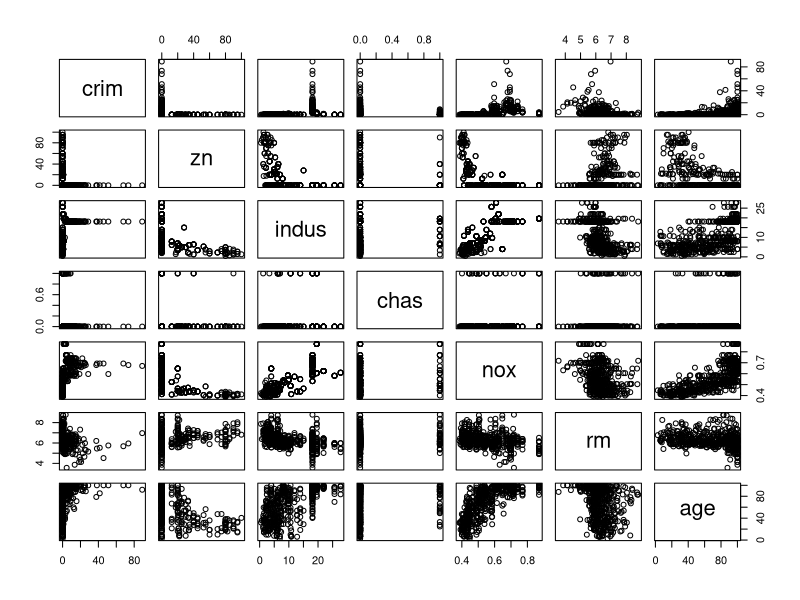
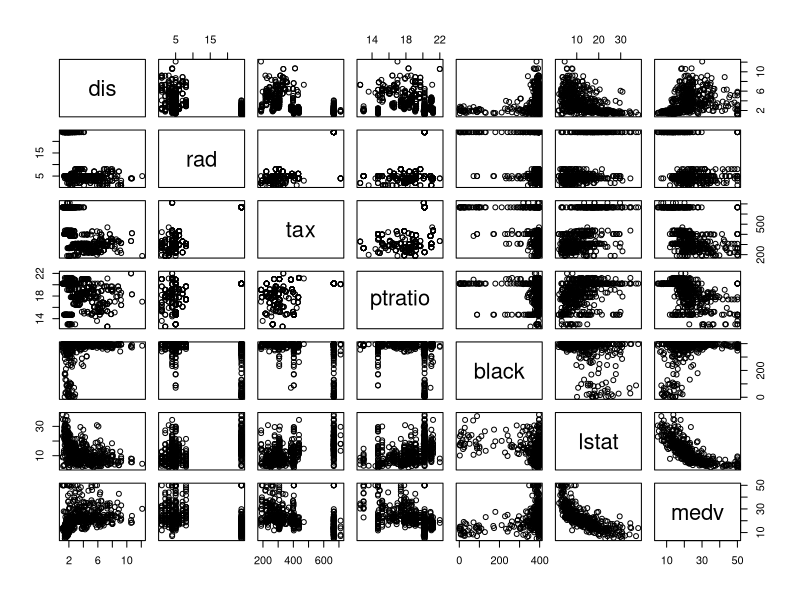
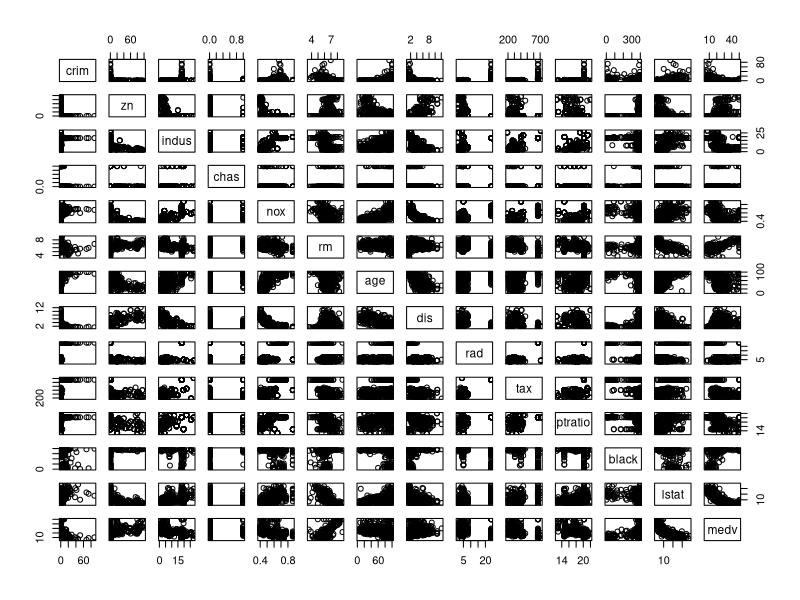
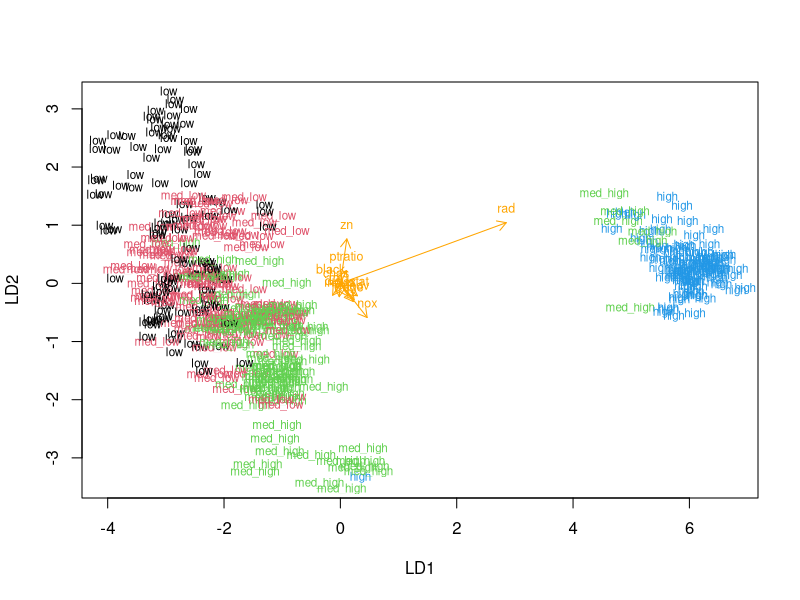
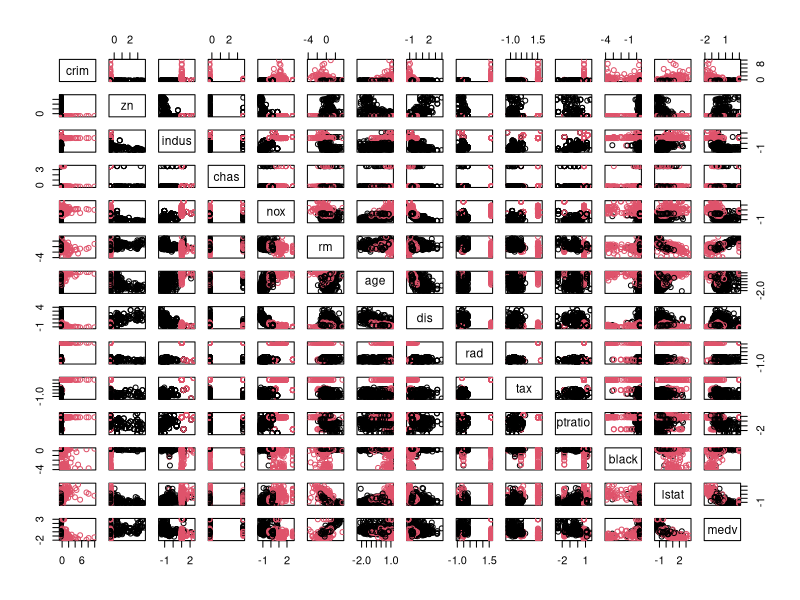

Write R code to recreate these figures, in order.
## ---- chunk 1
library(MASS)
library(dplyr)
library(ggplot2)
## ---- chunk 2
data("Boston")
## ---- chunk 3
str(Boston)
## ---- chunk 4
dim(Boston) #Here we have 506 rows and 14 columns.
## ---- chunk 5
summary(Boston) 
pairs(Boston[1:7]) #Showing the first half of the data for readability
## ---- chunk 6
summary(Boston) 
pairs(Boston[8:14]) #Showing the second half of the data for readability
## ---- chunk 7
summary(Boston) 
pairs(Boston) #Showing all the data
## ---- chunk 8
boston_scaled <- scale(Boston)
summary(boston_scaled) 
## ---- chunk 9
boston_scaled <- as.data.frame(boston_scaled)

# create a quantile vector of crim and print it
bins <- quantile(boston_scaled$crim)
bins

# create a categorical variable 'crime'
crime <- cut(boston_scaled$crim, breaks = bins, include.lowest = TRUE, labels = c("low", "med_low", "med_high", "high"))

# look at the table of the new factor crime
table(crime)
## ---- chunk 10
# remove original crim from the dataset
boston_scaled <- dplyr::select(boston_scaled, -crim)

# add the new categorical value to scaled data
boston_scaled <- data.frame(boston_scaled, crime)

## ---- chunk 11
# Randomly choose 80% of the scaled Boston rows
ind <- sample(nrow(boston_scaled),  size = nrow(boston_scaled) * 0.8)

# Create a training set
train <- boston_scaled[ind,]

# Create a test set
test <- boston_scaled[-ind,]

## ---- chunk 12
# linear discriminant analysis
lda.analysis <- lda(crime ~ ., data = train)

# print the lda.fit object
lda.analysis

# the function for lda biplot arrows
lda.arrows <- function(x, myscale = 1, arrow_heads = 0.1, color = "orange", tex = 0.75, choices = c(1,2)){
  heads <- coef(x)
  arrows(x0 = 0, y0 = 0, 
         x1 = myscale * heads[,choices[1]], 
         y1 = myscale * heads[,choices[2]], col=color, length = arrow_heads)
  text(myscale * heads[,choices], labels = row.names(heads), 
       cex = tex, col=color, pos=3)
}

# target classes as numeric
classes <- as.numeric(train$crime)

# plot the lda results
plot(lda.analysis, dimen = 2, col = classes, pch = classes)
lda.arrows(lda.analysis, myscale = 1)
## ---- chunk 13
#Saving
correct_classes <- test$crime

#Removing
test <- dplyr::select(test, -crime)

# Prediction
lda_pred <- predict(lda.analysis, newdata = test)
table(correct = correct_classes, predicted = lda_pred$class)
## ---- chunk 14
data("Boston")
boston_reloaded <- scale(Boston)
summary(boston_reloaded) 
## ---- chunk 15
first_dist <- dist(boston_reloaded, method = "euclidean")
scnd_dist <- dist(boston_reloaded, method = "manhattan")

summary(first_dist)

summary(scnd_dist)

clustering <- kmeans(boston_reloaded, centers = 2)
pairs(boston_reloaded, col = clustering$cluster)
